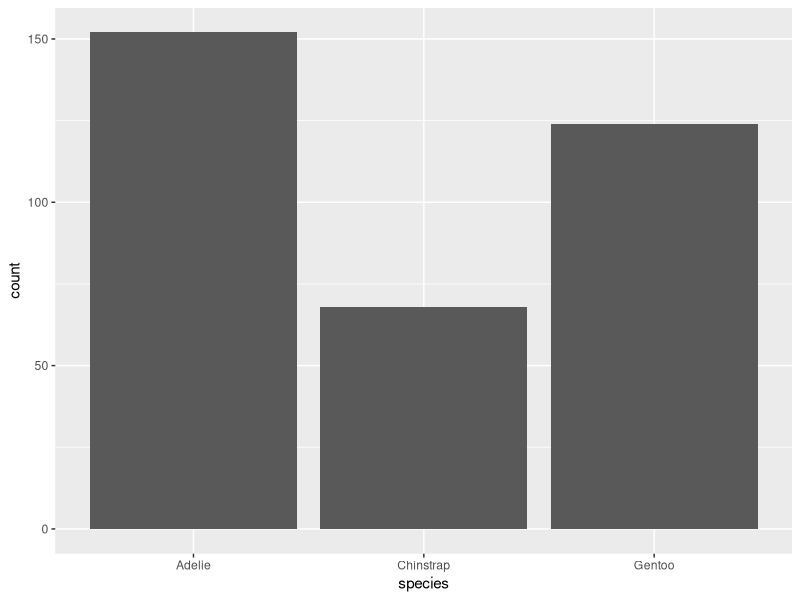
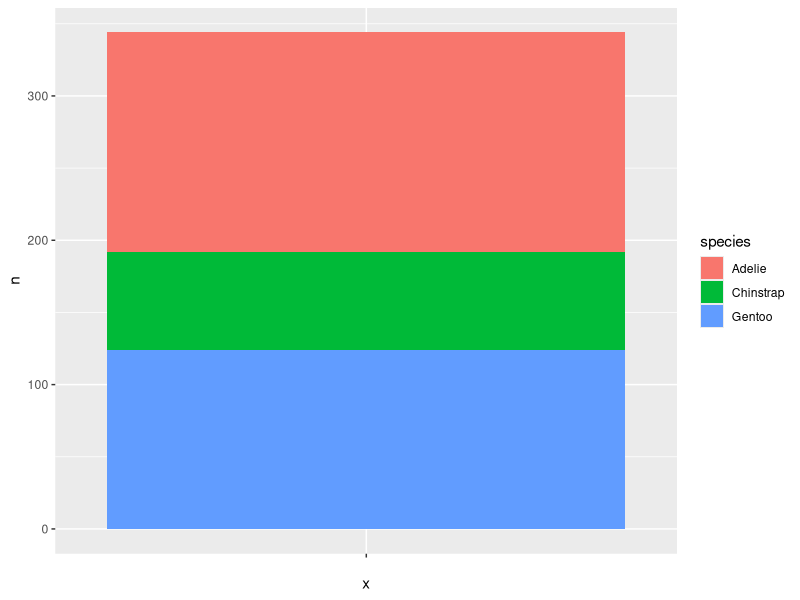
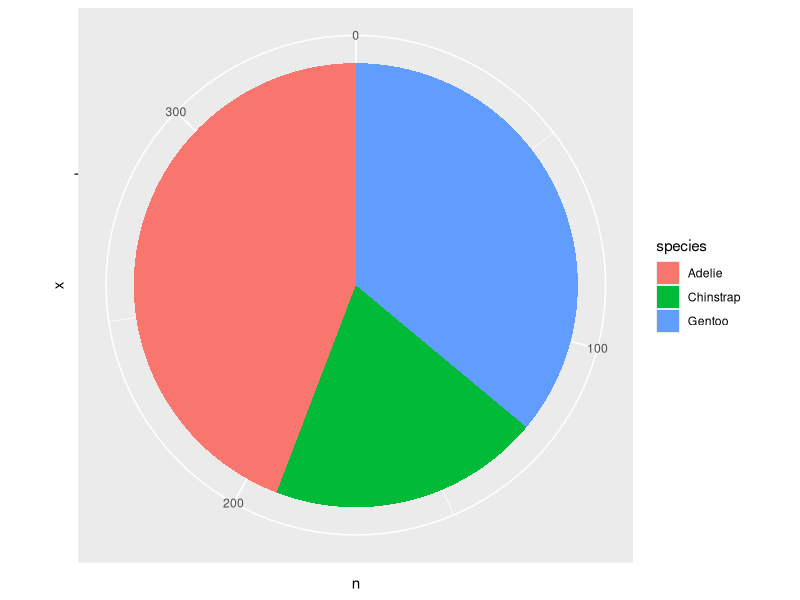
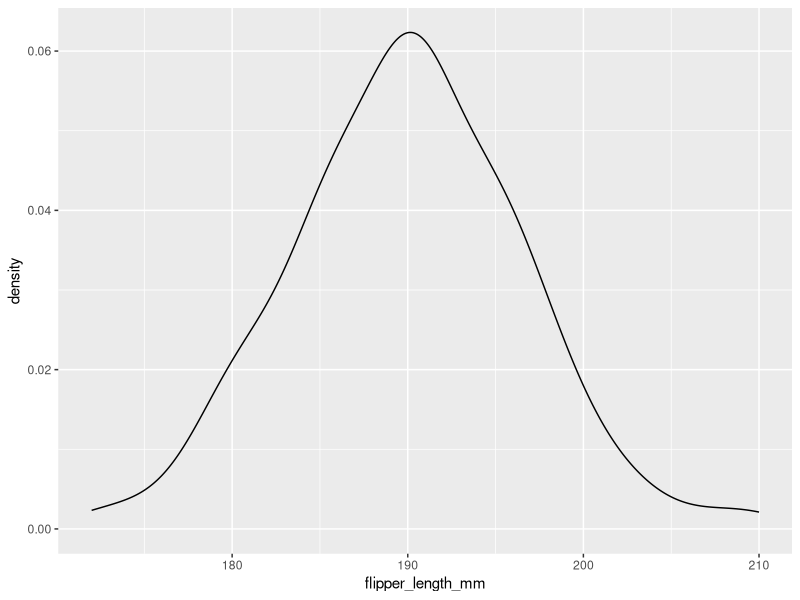
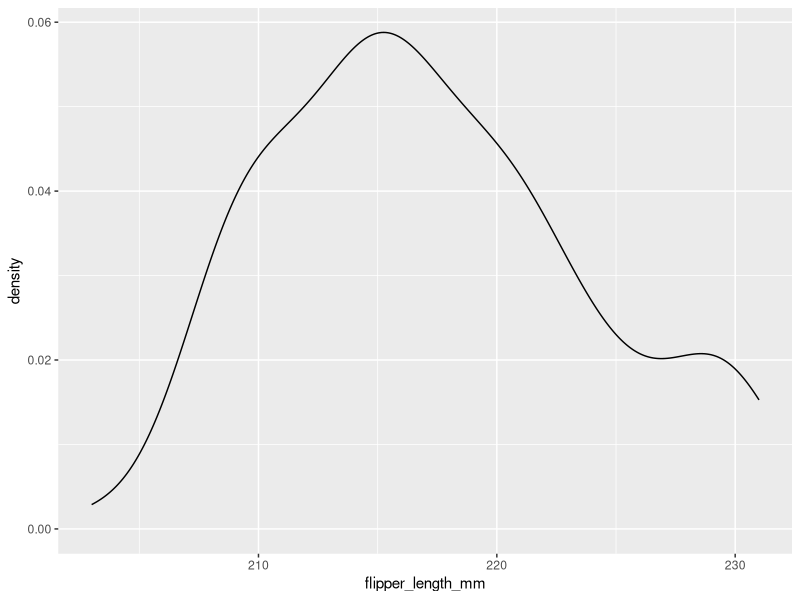
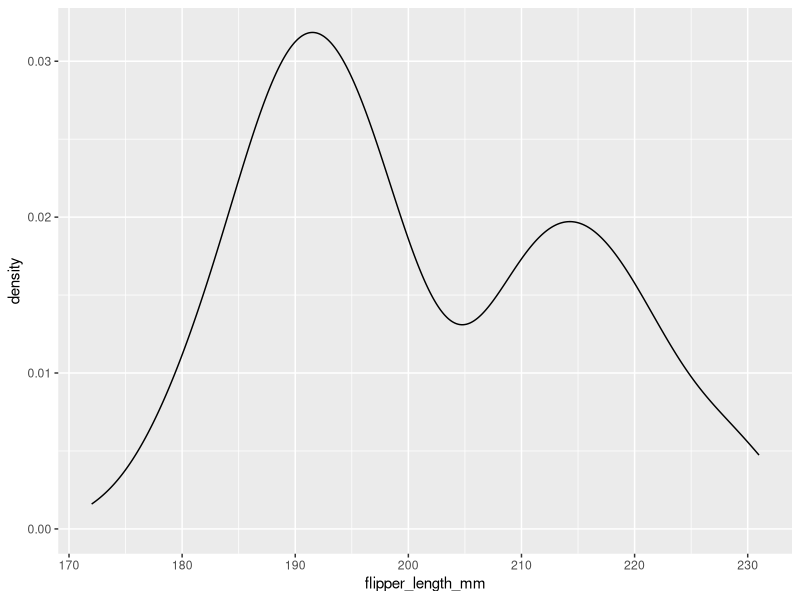
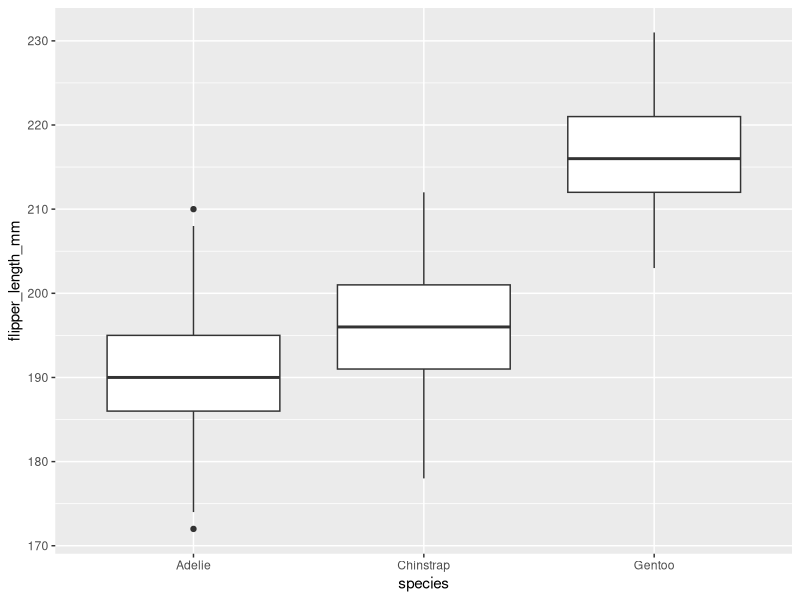
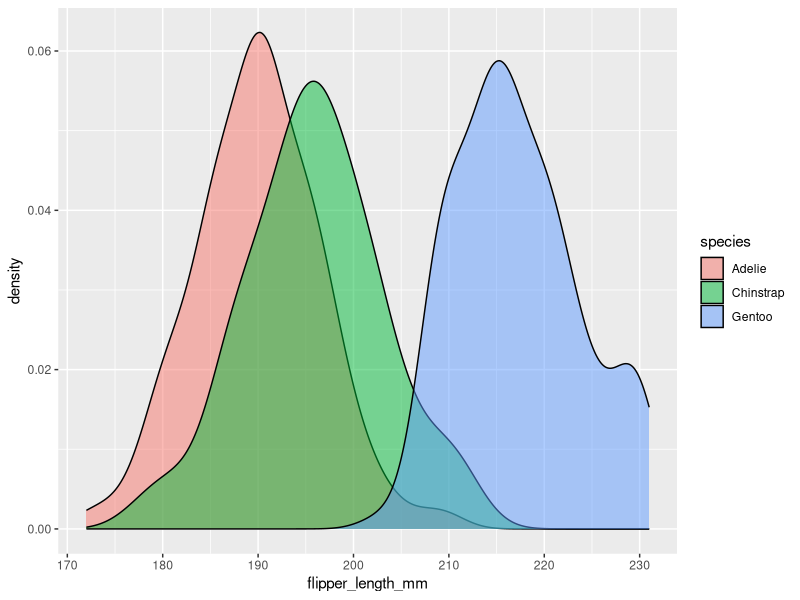

These charts were generated, in order, by the following R code:
## ---- chunk 1
library(tidyverse)
library(palmerpenguins)
## ---- chunk 2
glimpse(penguins)
## ---- chunk 3
ggplot(penguins, aes(x = species)) + geom_bar()
## ---- chunk 4
penguins %>% 
  count(species)
## ---- chunk 5
penguins %>% 
  count(species) %>% 
  ggplot(aes(x = "", y = n, fill = species)) + geom_bar(width = 1, stat = "identity")
## ---- chunk 6
penguins %>% 
  count(species) %>% 
  ggplot(aes(x = "", y = n, fill = species)) + geom_bar(width = 1, stat = "identity") + 
    coord_polar("y", start = 0)
## ---- chunk 7
penguins %>% 
  filter(species == "Adelie") %>% 
  ggplot(aes(x = flipper_length_mm)) + geom_density()
## ---- chunk 8
penguins %>% 
  filter(species == "Gentoo") %>% 
  ggplot(aes(x = flipper_length_mm)) + geom_density()
## ---- chunk 9
ggplot(penguins, aes(x = flipper_length_mm)) + geom_density()
## ---- chunk 10
ggplot(penguins, aes(x = species, y = flipper_length_mm)) + geom_boxplot()
## ---- chunk 11
ggplot(penguins, aes(x = flipper_length_mm, fill = species)) + geom_density(alpha = 0.5)
## ---- chunk 12
ggplot(penguins, aes(x = bill_length_mm, y = bill_depth_mm)) + geom_point()
## ---- chunk 13
penguins %>% filter(species == "Gentoo") %>% 
  ggplot(aes(x = bill_length_mm, y = bill_depth_mm)) + geom_point()
## ---- chunk 14
ggplot(penguins, aes(x = bill_length_mm, y = bill_depth_mm, colour = species)) + geom_point()
